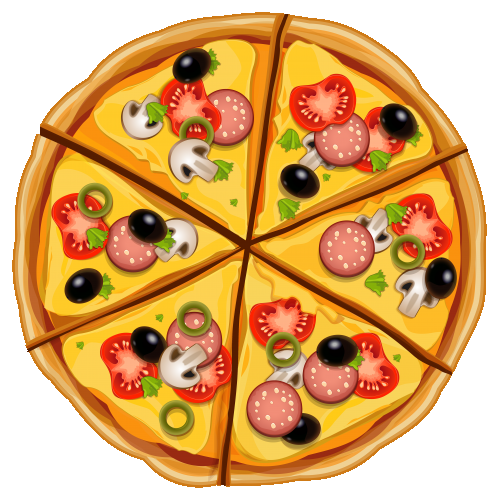
#> input picture calori/pizza.png, 499 x 500 px
$ python colorDetection.py
#> lines starting #> are read from the running program, lines starting #| are printed output that depends on the picture; after the words box and inside, x2 and y2 are one past the last pixel; in counts of white or black regions, pixels touching at a corner belong together
import numpy as np
import cv2

lower = {'blue':(110,50,50), 'yellow':(29,59,119), 'red':(0,50,80)}
upper = {'blue':(130,255,255), 'yellow':(54,255,255), 'red':(20,255,255)}
img = cv2.imread('pizza.png')
#> img is the input picture: shape (500, 499, 3); mean B, G, R 109.2, 170.2, 220.1
img = cv2.resize(img, (640, 460), interpolation=cv2.INTER_AREA)
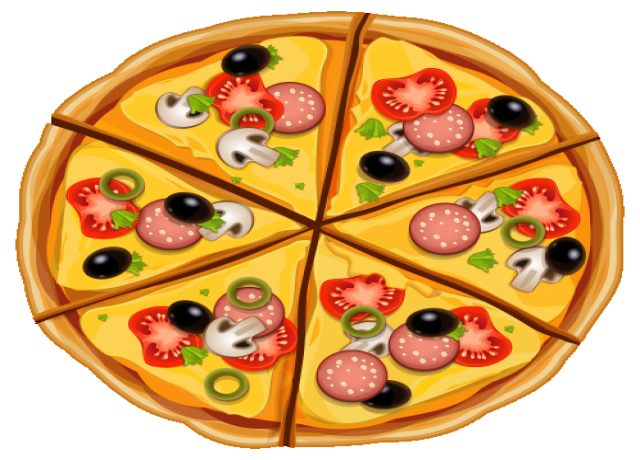
#> img: shape (460, 640, 3); mean B, G, R 109.1, 170.2, 220
hsv= cv2.cvtColor(img,cv2.COLOR_BGR2HSV)
#> hsv: shape (460, 640, 3); mean H, S, V 12.5, 138.7, 220.6
cv2.imshow('asd',img)
for key,value in upper.items():
    mask = cv2.inRange(hsv, lower[key],upper[key])
    cv2.imshow(key,mask)
#> this loop made 3 passes
#> pass 1, `mask = cv2.inRange(hsv, lower[key],upper[key])`:
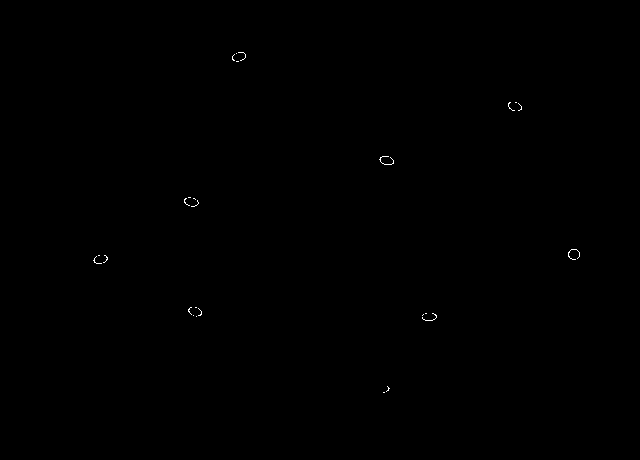
#> mask: shape (460, 640); 0.08% white in thin lines or dots, all inside (x1, y1, x2, y2) = (93, 52, 580, 393)
#> pass 2, `mask = cv2.inRange(hsv, lower[key],upper[key])`:
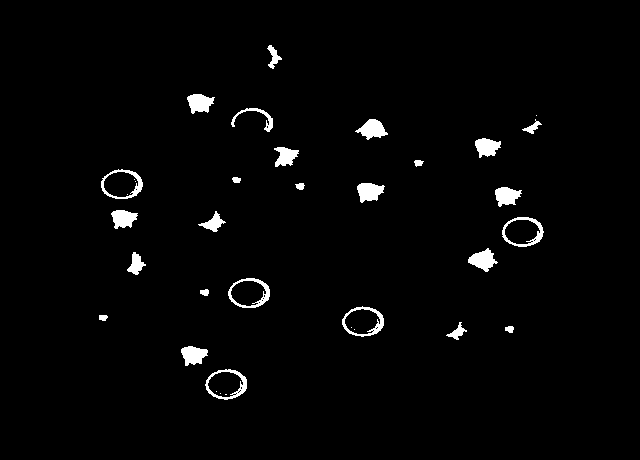
#> mask: shape (460, 640); 2.2% white; 35 white regions (9 under 20 px), largest, box (x1, y1, x2, y2) and area: (468, 248, 498, 272) 392, (355, 119, 388, 140) 386, (357, 183, 385, 203) 385
#> pass 3, `mask = cv2.inRange(hsv, lower[key],upper[key])`:
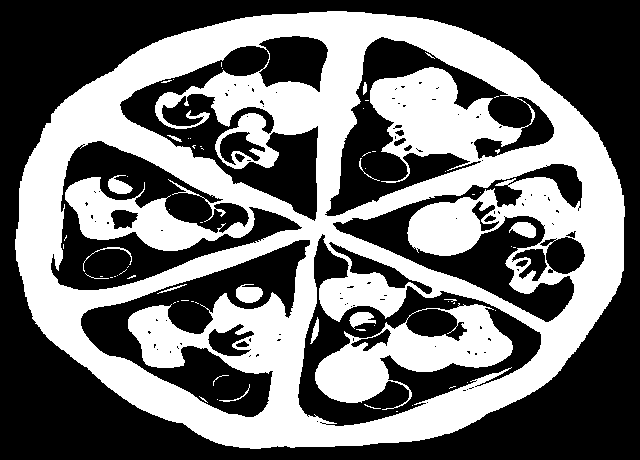
#> mask: shape (460, 640); 44.5% white; 67 white regions (51 under 20 px), largest, box (x1, y1, x2, y2) and area: (15, 11, 625, 449) 120417, (315, 303, 513, 410) 8748, (236, 284, 263, 303) 378
cv2.waitKey(0)
cv2.destroyAllWindows()
